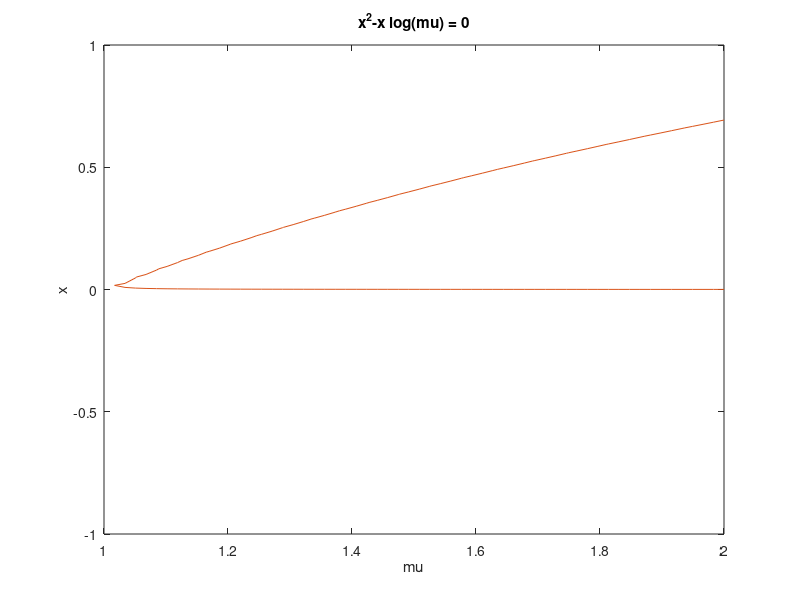

This chart was generated by the following MATLAB code:

%%%% Plotting the bifurcation diagram 
%Bifurcation diagram of Model 1
%plots for mu<1
ezplot('x^2-x*log(mu)',[0 1 -1 1])  % mu=q/p; s=1
hold on
%plots for mu>1
ezplot('x^2-x*log(mu)',[1 2 -1 1])  % mu=q/p;s=1

